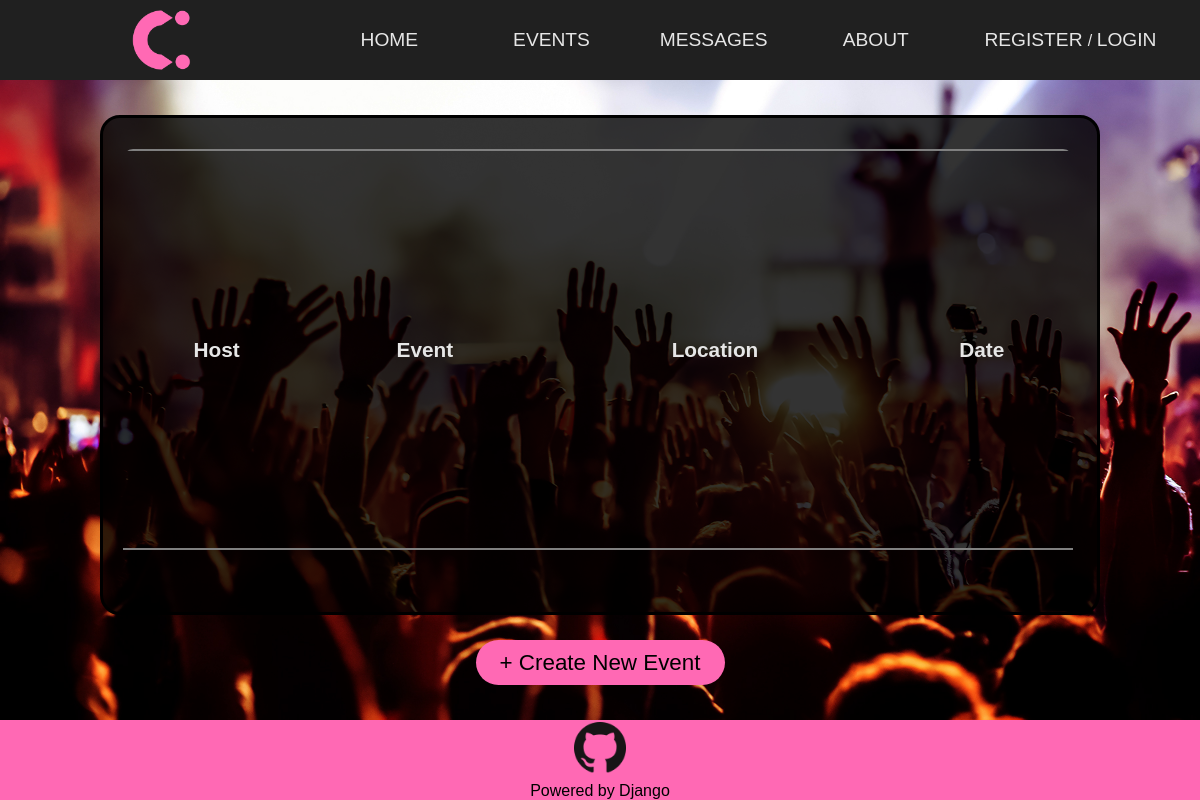
Before: /events with the older database file.
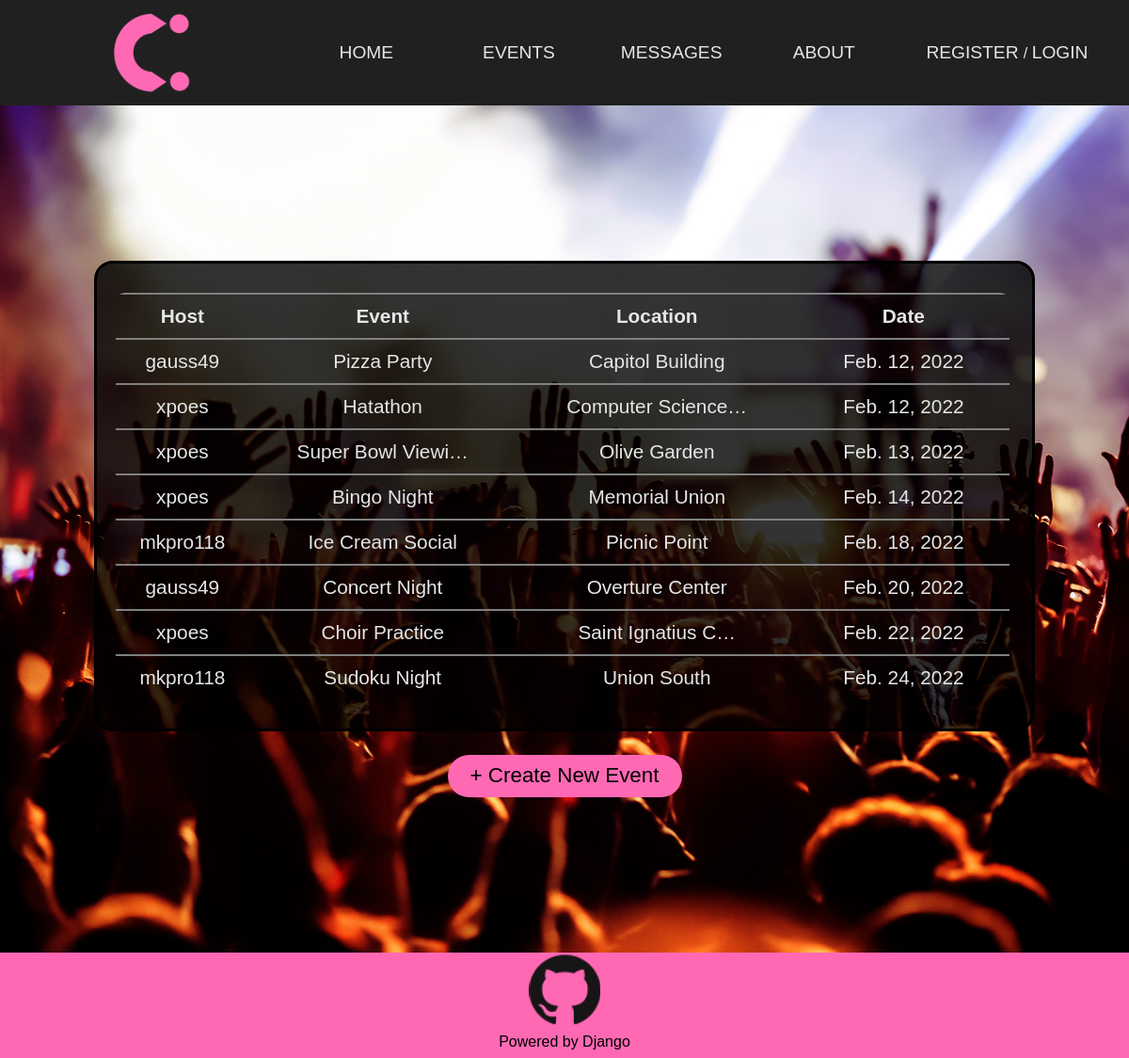
After: the same page with the newer database file.
### interface/models.py (models this page shows, shortened)
class Events(models.Model):
    title = models.CharField(max_length=200, blank=False, unique=True, default='')
    date = models.DateField(blank=True, null=True)
    location = models.CharField(max_length=300, blank=False, unique=False, default='')
    attendance_count = models.IntegerField(blank=False, default=1)
    description = models.CharField(max_length=500, blank=False, default='')
    cost = models.IntegerField(blank=True, default=0)
    capacity = models.IntegerField(blank=True, default=0)
    host = models.ForeignKey(NewUser, on_delete=models.CASCADE)

### users/models.py (models this page shows, shortened)
class NewUser(AbstractBaseUser, PermissionsMixin):
    username = models.CharField(max_length=200, blank=False, unique=True)
    email = models.EmailField(max_length=200, blank=False, unique=True)
    date_joined = models.DateField(default=timezone.now)
    is_staff = models.BooleanField(default=False)
    is_active = models.BooleanField(default=True)
    objects = NewAccountManager()
    USERNAME_FIELD = 'username'
    REQUIRED_FIELDS = ['email']
    def __str__(self):
        return self.username

### interface/views.py (the view)
# urls.py: path('events', views.events, name='events'),
def events(request):
    context = {
        'site_title': 'Events - Connectio',
        'events': Events.objects.all().order_by('date')
    }
    return render(request, 'interface/events.html', context)

### interface/templates/interface/events.html (shortened to what this page needs)
{% extends 'interface/base.html' %}
{% load static %}
{% block styles %}
    <link rel="stylesheet" href="{% static 'interface/events.css' %}">
{% endblock styles %}
{% block content %}
<div class="box">
    <div class="row">
        <div class="row2">
            <table>
                <tr>
                    <th>
                        Host
                    </th>
                    <th>
                        Event
                    </th>
                    <th>
                        Location
                    </th>
                    <th>
                        Date
                    </th>
                </tr>
            {% for event in events %}
                <tr data-title="{{event.title}}"
                data-date="{{event.date}}"
                data-location="{{event.location}}"
                data-host="{{event.host}}"
                data-description="{{event.description}}"
                data-attendance="{{event.attendance_count}}"
                data-cost="{{event.cost}}"
                data-capacity="{{event.capacity}}">
                    <td data-title>{{ event.host|truncatechars:12 }}</td><td>{{ event.title|truncatechars:17 }}</td> <td>{{ event.location|truncatechars:17 }}</td>  <td>{{     event.date }}</td>
                </tr>
                {% endfor %}
            </table>
        </div>
    </div>
</div>
<a href="{% url 'create' %}">
    <button class="create-event-btn">
            + Create New Event
    </button>
</a>
{% endblock content %}

Changed rows visible on the page:
added Events: host "gauss49", title "Pizza Party", location "Capitol Building", date "Feb. 12, 2022"
added Events: host "xpoes", title "Hatathon", location "Computer Science…", date "Feb. 12, 2022"
added Events: host "xpoes", title "Super Bowl Viewi…", location "Olive Garden", date "Feb. 13, 2022"
added Events: host "xpoes", title "Bingo Night", location "Memorial Union", date "Feb. 14, 2022"
added Events: host "mkpro118", title "Ice Cream Social", location "Picnic Point", date "Feb. 18, 2022"
added Events: host "gauss49", title "Concert Night", location "Overture Center", date "Feb. 20, 2022"
added Events: host "xpoes", title "Choir Practice", location "Saint Ignatius C…", date "Feb. 22, 2022"
added Events: host "mkpro118", title "Sudoku Night", location "Union South", date "Feb. 24, 2022"
